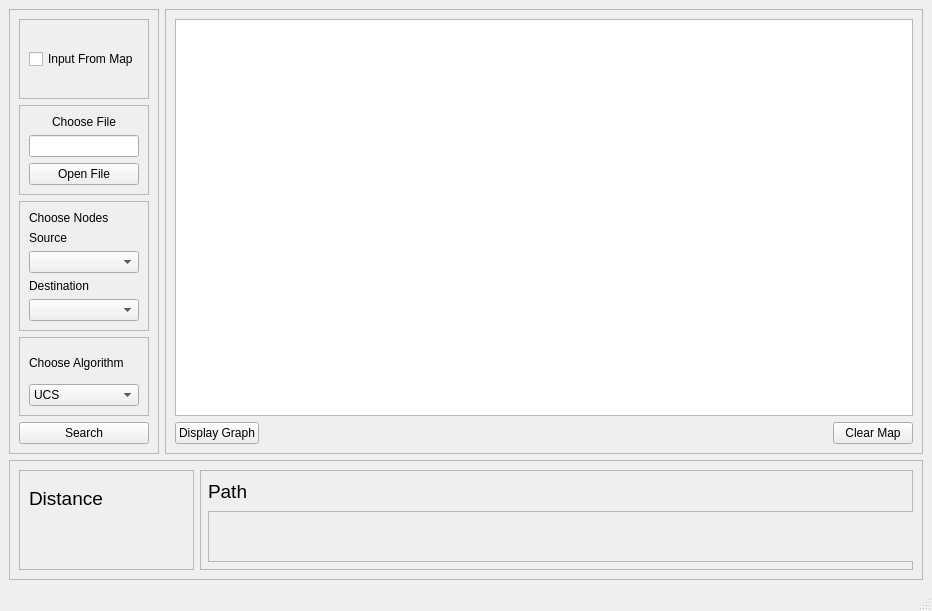
<?xml version="1.0" encoding="UTF-8"?>
<ui version="4.0">
 <class>MainWindow</class>
 <widget class="QMainWindow" name="MainWindow">
  <property name="geometry">
   <rect>
    <x>0</x>
    <y>0</y>
    <width>932</width>
    <height>611</height>
   </rect>
  </property>
  <property name="windowTitle">
   <string>MainWindow</string>
  </property>
  <property name="toolButtonStyle">
   <enum>Qt::ToolButtonIconOnly</enum>
  </property>
  <property name="animated">
   <bool>true</bool>
  </property>
  <widget class="QWidget" name="centralwidget">
   <layout class="QFormLayout" name="formLayout">
    <item row="0" column="0">
     <widget class="QFrame" name="frame_input">
      <property name="frameShape">
       <enum>QFrame::StyledPanel</enum>
      </property>
      <property name="frameShadow">
       <enum>QFrame::Raised</enum>
      </property>
      <layout class="QVBoxLayout" name="verticalLayout_5">
       <item>
        <widget class="QFrame" name="type_fram">
         <property name="frameShape">
          <enum>QFrame::StyledPanel</enum>
         </property>
         <property name="frameShadow">
          <enum>QFrame::Raised</enum>
         </property>
         <layout class="QVBoxLayout" name="verticalLayout_2">
          <item>
           <widget class="QCheckBox" name="input_mode">
            <property name="text">
             <string>Input From Map</string>
            </property>
           </widget>
          </item>
         </layout>
        </widget>
       </item>
       <item>
        <widget class="QFrame" name="file_frame">
         <property name="frameShape">
          <enum>QFrame::StyledPanel</enum>
         </property>
         <property name="frameShadow">
          <enum>QFrame::Raised</enum>
         </property>
         <layout class="QVBoxLayout" name="verticalLayout">
          <item>
           <widget class="QLabel" name="file_title">
            <property name="text">
             <string>Choose File</string>
            </property>
            <property name="alignment">
             <set>Qt::AlignCenter</set>
            </property>
           </widget>
          </item>
          <item>
           <widget class="QLineEdit" name="file_name"/>
          </item>
          <item>
           <widget class="QPushButton" name="pushButton">
            <property name="text">
             <string>Open File</string>
            </property>
           </widget>
          </item>
         </layout>
        </widget>
       </item>
       <item>
        <widget class="QFrame" name="nodes_frame">
         <property name="frameShape">
          <enum>QFrame::StyledPanel</enum>
         </property>
         <property name="frameShadow">
          <enum>QFrame::Raised</enum>
         </property>
         <layout class="QVBoxLayout" name="verticalLayout_3">
          <item>
           <widget class="QLabel" name="nodes_title">
            <property name="text">
             <string>Choose Nodes</string>
            </property>
           </widget>
          </item>
          <item>
           <widget class="QLabel" name="nodes_title_s">
            <property name="text">
             <string>Source</string>
            </property>
           </widget>
          </item>
          <item>
           <widget class="QComboBox" name="soure_nodes"/>
          </item>
          <item>
           <widget class="QLabel" name="nodes_title_d">
            <property name="text">
             <string>Destination</string>
            </property>
           </widget>
          </item>
          <item>
           <widget class="QComboBox" name="dest_nodes"/>
          </item>
         </layout>
        </widget>
       </item>
       <item>
        <widget class="QFrame" name="algo_frame">
         <property name="frameShape">
          <enum>QFrame::StyledPanel</enum>
         </property>
         <property name="frameShadow">
          <enum>QFrame::Raised</enum>
         </property>
         <layout class="QVBoxLayout" name="verticalLayout_4">
          <item>
           <widget class="QLabel" name="algo_title">
            <property name="text">
             <string>Choose Algorithm</string>
            </property>
           </widget>
          </item>
          <item>
           <widget class="QComboBox" name="search_alg">
            <item>
             <property name="text">
              <string>UCS</string>
             </property>
            </item>
            <item>
             <property name="text">
              <string>A*</string>
             </property>
            </item>
           </widget>
          </item>
         </layout>
        </widget>
       </item>
       <item>
        <widget class="QPushButton" name="search_botton">
         <property name="text">
          <string>Search</string>
         </property>
        </widget>
       </item>
      </layout>
     </widget>
    </item>
    <item row="0" column="1">
     <widget class="QFrame" name="frame_map">
      <property name="frameShape">
       <enum>QFrame::StyledPanel</enum>
      </property>
      <property name="frameShadow">
       <enum>QFrame::Raised</enum>
      </property>
      <layout class="QGridLayout" name="gridLayout">
       <item row="1" column="0">
        <widget class="QPushButton" name="show_graph">
         <property name="text">
          <string>Display Graph</string>
         </property>
        </widget>
       </item>
       <item row="1" column="1">
        <spacer name="horizontalSpacer">
         <property name="orientation">
          <enum>Qt::Horizontal</enum>
         </property>
         <property name="sizeHint" stdset="0">
          <size>
           <width>40</width>
           <height>20</height>
          </size>
         </property>
        </spacer>
       </item>
       <item row="1" column="2">
        <widget class="QPushButton" name="clear_map_button">
         <property name="text">
          <string>Clear Map</string>
         </property>
        </widget>
       </item>
       <item row="0" column="0" colspan="3">
        <widget class="QGraphicsView" name="map_widget">
         <property name="layoutDirection">
          <enum>Qt::LeftToRight</enum>
         </property>
        </widget>
       </item>
      </layout>
     </widget>
    </item>
    <item row="1" column="0" colspan="2">
     <widget class="QFrame" name="frame_result">
      <property name="frameShape">
       <enum>QFrame::StyledPanel</enum>
      </property>
      <property name="frameShadow">
       <enum>QFrame::Raised</enum>
      </property>
      <layout class="QHBoxLayout" name="horizontalLayout">
       <item>
        <widget class="QFrame" name="dist_frame">
         <property name="maximumSize">
          <size>
           <width>175</width>
           <height>2000</height>
          </size>
         </property>
         <property name="frameShape">
          <enum>QFrame::StyledPanel</enum>
         </property>
         <property name="frameShadow">
          <enum>QFrame::Raised</enum>
         </property>
         <layout class="QVBoxLayout" name="verticalLayout_6">
          <item>
           <widget class="QLabel" name="distance_title">
            <property name="font">
             <font>
              <pointsize>14</pointsize>
             </font>
            </property>
            <property name="text">
             <string>Distance</string>
            </property>
           </widget>
          </item>
          <item>
           <widget class="QLabel" name="dist_result">
            <property name="font">
             <font>
              <pointsize>8</pointsize>
             </font>
            </property>
            <property name="text">
             <string/>
            </property>
           </widget>
          </item>
         </layout>
        </widget>
       </item>
       <item>
        <widget class="QFrame" name="path_frame">
         <property name="minimumSize">
          <size>
           <width>100</width>
           <height>100</height>
          </size>
         </property>
         <property name="frameShape">
          <enum>QFrame::StyledPanel</enum>
         </property>
         <property name="frameShadow">
          <enum>QFrame::Raised</enum>
         </property>
         <widget class="QLabel" name="path_title">
          <property name="geometry">
           <rect>
            <x>8</x>
            <y>8</y>
            <width>41</width>
            <height>27</height>
           </rect>
          </property>
          <property name="font">
           <font>
            <pointsize>14</pointsize>
           </font>
          </property>
          <property name="text">
           <string>Path</string>
          </property>
         </widget>
         <widget class="QScrollArea" name="scrollArea">
          <property name="geometry">
           <rect>
            <x>8</x>
            <y>41</y>
            <width>789</width>
            <height>51</height>
           </rect>
          </property>
          <property name="minimumSize">
           <size>
            <width>200</width>
            <height>15</height>
           </size>
          </property>
          <property name="widgetResizable">
           <bool>true</bool>
          </property>
          <widget class="QWidget" name="path_scroll">
           <property name="geometry">
            <rect>
             <x>0</x>
             <y>0</y>
             <width>785</width>
             <height>47</height>
            </rect>
           </property>
           <layout class="QVBoxLayout" name="verticalLayout_8">
            <item>
             <widget class="QLabel" name="path_result">
              <property name="minimumSize">
               <size>
                <width>100</width>
                <height>14</height>
               </size>
              </property>
              <property name="font">
               <font>
                <pointsize>8</pointsize>
               </font>
              </property>
              <property name="text">
               <string/>
              </property>
             </widget>
            </item>
           </layout>
          </widget>
         </widget>
        </widget>
       </item>
      </layout>
     </widget>
    </item>
   </layout>
  </widget>
  <widget class="QStatusBar" name="statusbar"/>
 </widget>
 <resources/>
 <connections/>
</ui>
